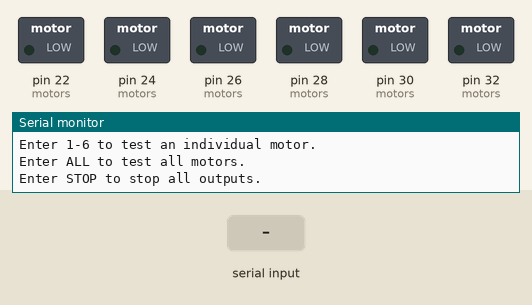
Recording of a sketch running on a simulated Arduino Mega 2560, built with avr-gcc and run on an emulated ATmega2560. Parts: switched loads named in the sketch (green lamp = pin HIGH), the last lines printed to the serial monitor. Inputs (shaded band) come from the test bench.

Above: at 1.2 s.
1.3 s: "ALL\n" received over Serial
At 2.1 s:
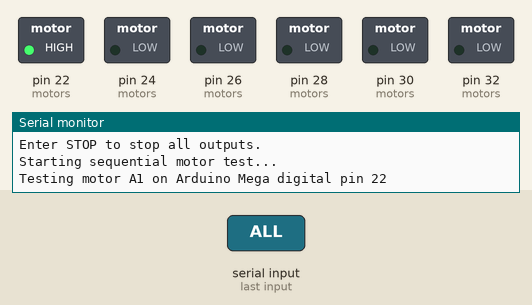
At 8.1 s:
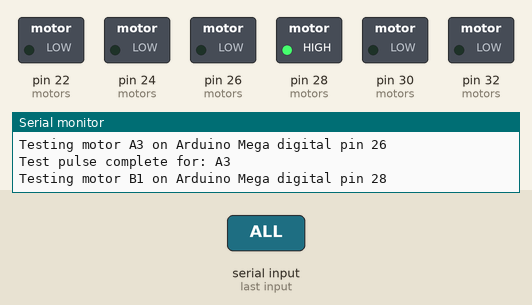
13.3 s: "STOP\n" received over Serial
14.8 s: "0\n" received over Serial
Timing chart, 0 to 17.8 s (numbered marks = the images above; inputs shaded):
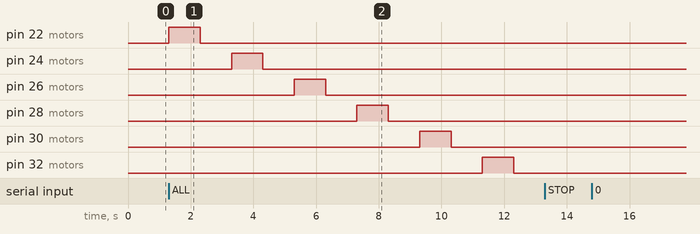

Measured:
- after the input at 1.3 s, pin 22 (motors): LOW → HIGH at once, → LOW 1.0 s later; pin 24 (motors): LOW → HIGH after 2.0 s, → LOW 1.0 s later; pin 26 (motors): LOW → HIGH after 4.0 s, → LOW 1.0 s later; pin 28 (motors): LOW → HIGH after 6.0 s, → LOW 1.0 s later; pin 30 (motors): LOW → HIGH after 8.0 s, → LOW 1.0 s later

The sketch:

diagnostic_test.ino
```cpp
/*
 * =====================================================================
 *  SNACKER Vending Machine - Six-Motor Diagnostic Bench Test
 *  Board: Arduino Mega 2560
 * =====================================================================
 *  Serial Monitor commands (115200 baud):
 *    1       Test motor 1 (A1 - Pin 22)
 *    2       Test motor 2 (A2 - Pin 24)
 *    3       Test motor 3 (A3 - Pin 26)
 *    4       Test motor 4 (B1 - Pin 28)
 *    5       Test motor 5 (B2 - Pin 30)
 *    6       Test motor 6 (B3 - Pin 32)
 *    ALL     Test all six motors sequentially
 *    STOP    Stop all motor outputs immediately
 * =====================================================================
 */

struct MotorChannel {
  const char* name;
  uint8_t pin;
};

MotorChannel motors[] = {
  {"A1", 22},
  {"A2", 24},
  {"A3", 26},
  {"B1", 28},
  {"B2", 30},
  {"B3", 32}
};

const uint8_t MOTOR_COUNT = sizeof(motors) / sizeof(motors[0]);

// Optocoupler + MOSFET driver: Mega pin HIGH lights the opto LED, so HIGH = motor ON (active-HIGH)
const uint8_t MOTOR_ON  = HIGH;
const uint8_t MOTOR_OFF = LOW;

// Short test pulse duration (ms)
const unsigned long TEST_TIME_MS = 1000;

void stopAllMotors() {
  for (uint8_t i = 0; i < MOTOR_COUNT; i++) {
    digitalWrite(motors[i].pin, MOTOR_OFF);
  }
}

void testMotor(uint8_t index) {
  if (index >= MOTOR_COUNT) {
    Serial.println("ERROR: Invalid motor index");
    return;
  }

  stopAllMotors();

  Serial.print("Testing motor ");
  Serial.print(motors[index].name);
  Serial.print(" on Arduino Mega digital pin ");
  Serial.println(motors[index].pin);

  digitalWrite(motors[index].pin, MOTOR_ON);
  delay(TEST_TIME_MS);
  digitalWrite(motors[index].pin, MOTOR_OFF);

  Serial.print("Test pulse complete for: ");
  Serial.println(motors[index].name);
}

void testAllMotors() {
  Serial.println("Starting sequential motor test...");

  for (uint8_t i = 0; i < MOTOR_COUNT; i++) {
    testMotor(i);
    delay(1000);
  }

  stopAllMotors();
  Serial.println("All six test pulses completed.");
}

void setup() {
  Serial.begin(115200);

  // Guarantee all relay pins start in safe OFF state
  for (uint8_t i = 0; i < MOTOR_COUNT; i++) {
    digitalWrite(motors[i].pin, MOTOR_OFF);
    pinMode(motors[i].pin, OUTPUT);
  }

  stopAllMotors();

  Serial.println();
  Serial.println("==========================================");
  Serial.println("   SNACKER MOTOR DIAGNOSTIC TEST READY    ");
  Serial.println("==========================================");
  Serial.println("Enter 1-6 to test an individual motor.");
  Serial.println("Enter ALL to test all motors.");
  Serial.println("Enter STOP to stop all outputs.");
}

void loop() {
  if (Serial.available() > 0) {
    String command = Serial.readStringUntil('\n');
    command.trim();
    command.toUpperCase();

    if (command == "STOP") {
      stopAllMotors();
      Serial.println("All motor outputs turned OFF");
    }
    else if (command == "ALL") {
      testAllMotors();
    }
    else if (command.length() == 1 &&
             command[0] >= '1' &&
             command[0] <= '6') {
      testMotor(command[0] - '1');
    }
    else {
      Serial.println("Invalid command. Use 1-6, ALL, or STOP.");
    }
  }
}
```
